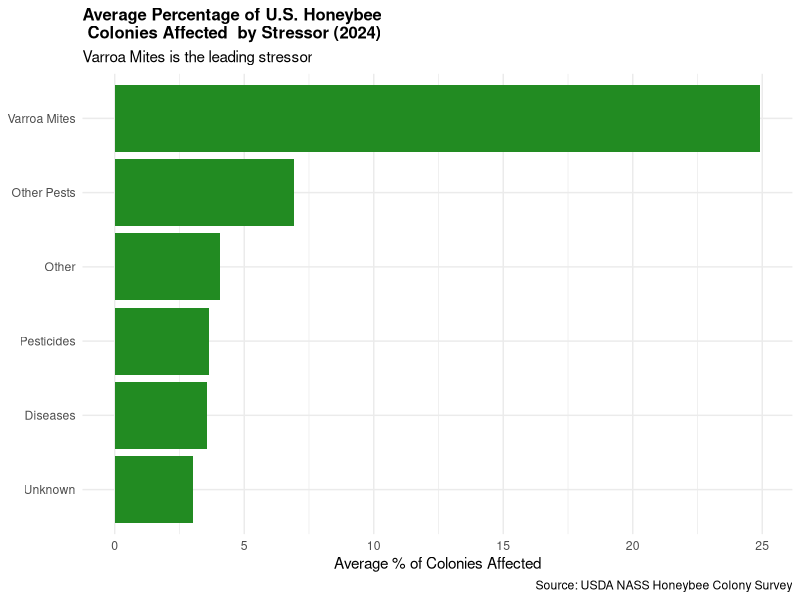

The R source for this figure:
## ---- chunk 1
library(tidyverse)
## ---- chunk 2
stressors_messy <- read_csv(here::here("data", "honeybee_stressors_messy.csv"))
## ---- chunk 3
glimpse(stressors_messy)
## ---- chunk 4
head(stressors_messy)
## ---- chunk 5

# Without the pipe (nested, hard to read):
head(sort(unique(stressors_messy$State)))

# With the pipe (step by step, easy to read):
stressors_messy$State |>
  unique() |>
  sort() |>
  head()
## ---- chunk 6
stressors <- stressors_messy |>
  rename(
    state        = State,
    quarter      = Quarter,
    period       = Period,
    varroa_mites = `Varroa mites (%)`,
    other_pests  = `Other pests/parasites (%)`,
    diseases     = `Diseases (%)`,
    pesticides   = `Pesticides (%)`,
    other        = `Other (%)`,
    unknown      = `Unknown (%)`
  )
## ---- chunk 7
stressors |>
  distinct(state) |>
  arrange(state) 
## ---- chunk 8
stressors <- stressors |>
  mutate(
    state = str_to_title(state))

## ---- chunk 9
stressors <- stressors |>
  mutate(
    across(varroa_mites:unknown, function(x) str_replace_all(x, "\\(Z\\)", "0")),
    across(varroa_mites:unknown, function(x) str_replace_all(x, "^-$", "0")),
    across(varroa_mites:unknown, parse_number)
  )

glimpse(stressors)
## ---- chunk 10
stressors <- stressors |>
  filter(str_detect(quarter, "2024"),
         !state %in% c("United States", "Other States")) |>
  mutate(quarter_label = case_when(
    quarter == "Q1_2024" ~ "Jan–Mar",
    quarter == "Q2_2024" ~ "Apr–Jun",
    quarter == "Q3_2024" ~ "Jul–Sep",
    quarter == "Q4_2024" ~ "Oct–Dec"
  )) |>
  select(-period, -quarter)

glimpse(stressors)
## ---- chunk 11
stressors_long <- stressors |>
  pivot_longer(
    cols = varroa_mites:unknown,
    names_to = "stressor",
    values_to = "pct_affected"
  ) |>
  mutate(stressor = str_to_title(str_replace_all(stressor, "_", " ")))

head(stressors_long)
## ---- chunk 12
stressor_summary <- stressors_long |>
  group_by(stressor) |>
  summarise(mean_pct = mean(pct_affected, na.rm = TRUE)) |>
  arrange(desc(mean_pct))

stressor_summary
## ---- chunk 13
ggplot(stressor_summary, aes(x = reorder(stressor, mean_pct), y = mean_pct)) +
  geom_col(fill = "forestgreen") +
  coord_flip() +
  labs(
    title = "Average Percentage of U.S. Honeybee \n Colonies Affected  by Stressor (2024)",
    subtitle = "Varroa Mites is the leading stressor",
    x = NULL,
    y = "Average % of Colonies Affected",
    caption = "Source: USDA NASS Honeybee Colony Survey"
  ) +
  theme_minimal() +
  theme(plot.title = element_text(face = "bold", size = 12))
